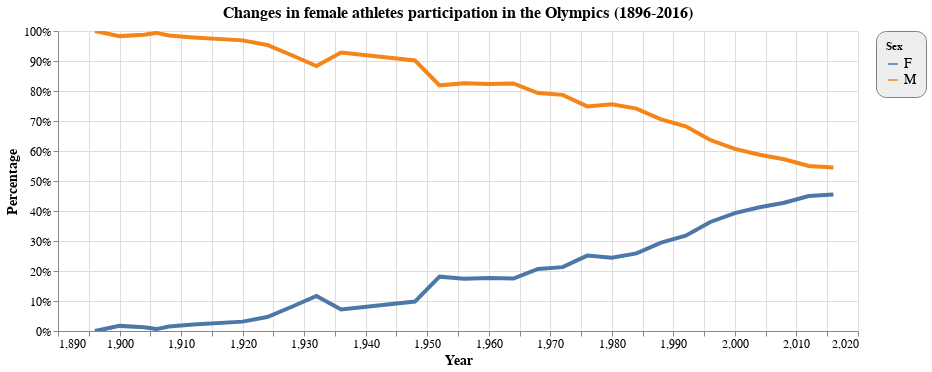

Notebook cell for this chart:
### Code cell
#Create line chart
alt.Chart(sexpercentage, title = 'Changes in female athletes participation in the Olympics (1896-2016)').mark_line(size=4
).encode(
    x=alt.X('Year',title='Year'),
    y= alt.Y('Percentage', axis=alt.Axis(format='%', title='Percentage')),
    color='Sex',
    tooltip=['Year','Percentage']
).interactive().properties(
    width=800,
    height=300).configure_title(
    fontSize=16).configure_axis(
    labelFontSize=12,
    titleFontSize=14
).configure_legend(
    strokeColor='gray',
    fillColor='#EEEEEE',
    padding=10,
    cornerRadius=10,
    labelFontSize=14
)

### Figure 1 — Vega-Lite specification as saved in the notebook (floating-point values rounded to 4 significant figures)
{"config": {"view": {"continuousWidth": 400, "continuousHeight": 300}, "axis": {"labelFontSize": 12, "titleFontSize": 14}, "legend": {"cornerRadius": 10, "fillColor": "#EEEEEE", "labelFontSize": 14, "padding": 10, "strokeColor": "gray"}, "title": {"fontSize": 16}}, "data": {"name": "data-ff440daeb3e547c647ee76036aae60f0"}, "mark": {"type": "line", "size": 4}, "encoding": {"color": {"type": "nominal", "field": "Sex"}, "tooltip": [{"type": "quantitative", "field": "Year"}, {"type": "quantitative", "field": "Percentage"}], "x": {"type": "quantitative", "field": "Year", "title": "Year"}, "y": {"type": "quantitative", "axis": {"format": "%", "title": "Percentage"}, "field": "Percentage"}}, "height": 300, "selection": {"selector001": {"type": "interval", "bind": "scales", "encodings": ["x", "y"]}}, "title": "Changes in female athletes participation in the Olympics (1896-2016)", "width": 800, "$schema": "https://vega.github.io/schema/vega-lite/v4.0.2.json", "datasets": {"data-ff440daeb3e547c647ee76036aae60f0": [{"Year": 1896, "Sex": "M", "Frequency": 380, "Percentage": 1.0}, {"Year": 1896, "Sex": "F", "Frequency": 0, "Percentage": 0.0}, {"Year": 1900, "Sex": "M", "Frequency": 1903, "Percentage": 0.983}, {"Year": 1900, "Sex": "F", "Frequency": 33, "Percentage": 0.01705}, {"Year": 1904, "Sex": "M", "Frequency": 1285, "Percentage": 0.9877}, {"Year": 1904, "Sex": "F", "Frequency": 16, "Percentage": 0.0123}, {"Year": 1906, "Sex": "M", "Frequency": 1722, "Percentage": 0.9937}, {"Year": 1906, "Sex": "F", "Frequency": 11, "Percentage": 0.006347}, {"Year": 1908, "Sex": "M", "Frequency": 3054, "Percentage": 0.9848}, {"Year": 1908, "Sex": "F", "Frequency": 47, "Percentage": 0.01516}, {"Year": 1912, "Sex": "M", "Frequency": 3953, "Percentage": 0.9785}, {"Year": 1912, "Sex": "F", "Frequency": 87, "Percentage": 0.02153}, {"Year": 1920, "Sex": "M", "Frequency": 4158, "Percentage": 0.9688}, {"Year": 1920, "Sex": "F", "Frequency": 134, "Percentage": 0.03122}, {"Year": 1924, "Sex": "M", "Frequency": 4989, "Percentage": 0.9534}, {"Year": 1924, "Sex": "F", "Frequency": 244, "Percentage": 0.04663}, {"Year": 1928, "Sex": "M", "Frequency": 4588, "Percentage": 0.9191}, {"Year": 1928, "Sex": "F", "Frequency": 404, "Percentage": 0.08093}, {"Year": 1932, "Sex": "M", "Frequency": 2622, "Percentage": 0.8831}, {"Year": 1932, "Sex": "F", "Frequency": 347, "Percentage": 0.1169}, {"Year": 1936, "Sex": "M", "Frequency": 6038, "Percentage": 0.9281}, {"Year": 1936, "Sex": "F", "Frequency": 468, "Percentage": 0.07193}, {"Year": 1948, "Sex": "M", "Frequency": 5777, "Percentage": 0.902}, {"Year": 1948, "Sex": "F", "Frequency": 628, "Percentage": 0.09805}, {"Year": 1952, "Sex": "M", "Frequency": 6773, "Percentage": 0.819}, {"Year": 1952, "Sex": "F", "Frequency": 1497, "Percentage": 0.181}, {"Year": 1956, "Sex": "M", "Frequency": 4234, "Percentage": 0.8258}, {"Year": 1956, "Sex": "F", "Frequency": 893, "Percentage": 0.1742}, {"Year": 1960, "Sex": "M", "Frequency": 6684, "Percentage": 0.8233}, {"Year": 1960, "Sex": "F", "Frequency": 1435, "Percentage": 0.1767}, {"Year": 1964, "Sex": "M", "Frequency": 6354, "Percentage": 0.825}, {"Year": 1964, "Sex": "F", "Frequency": 1348, "Percentage": 0.175}, {"Year": 1968, "Sex": "M", "Frequency": 6811, "Percentage": 0.7931}, {"Year": 1968, "Sex": "F", "Frequency": 1777, "Percentage": 0.2069}, {"Year": 1972, "Sex": "M", "Frequency": 8111, "Percentage": 0.7872}, {"Year": 1972, "Sex": "F", "Frequency": 2193, "Percentage": 0.2128}, {"Year": 1976, "Sex": "M", "Frequency": 6469, "Percentage": 0.7486}, {"Year": 1976, "Sex": "F", "Frequency": 2172, "Percentage": 0.2514}, {"Year": 1980, "Sex": "M", "Frequency": 5435, "Percentage": 0.7558}, {"Year": 1980, "Sex": "F", "Frequency": 1756, "Percentage": 0.2442}, {"Year": 1984, "Sex": "M", "Frequency": 7007, "Percentage": 0.7412}, {"Year": 1984, "Sex": "F", "Frequency": 2447, "Percentage": 0.2588}, {"Year": 1988, "Sex": "M", "Frequency": 8494, "Percentage": 0.7057}, {"Year": 1988, "Sex": "F", "Frequency": 3543, "Percentage": 0.2943}, {"Year": 1992, "Sex": "M", "Frequency": 8853, "Percentage": 0.6822}, {"Year": 1992, "Sex": "F", "Frequency": 4124, "Percentage": 0.3178}, {"Year": 1996, "Sex": "M", "Frequency": 8772, "Percentage": 0.6366}, {"Year": 1996, "Sex": "F", "Frequency": 5008, "Percentage": 0.3634}, {"Year": 2000, "Sex": "M", "Frequency": 8390, "Percentage": 0.607}, {"Year": 2000, "Sex": "F", "Frequency": 5431, "Percentage": 0.393}, {"Year": 2004, "Sex": "M", "Frequency": 7897, "Percentage": 0.5874}, {"Year": 2004, "Sex": "F", "Frequency": 5546, "Percentage": 0.4126}, {"Year": 2008, "Sex": "M", "Frequency": 7786, "Percentage": 0.5724}, {"Year": 2008, "Sex": "F", "Frequency": 5816, "Percentage": 0.4276}, {"Year": 2012, "Sex": "M", "Frequency": 7105, "Percentage": 0.5499}, {"Year": 2012, "Sex": "F", "Frequency": 5815, "Percentage": 0.4501}, {"Year": 2016, "Sex": "M", "Frequency": 7465, "Percentage": 0.5454}, {"Year": 2016, "Sex": "F", "Frequency": 6223, "Percentage": 0.4546}]}}
